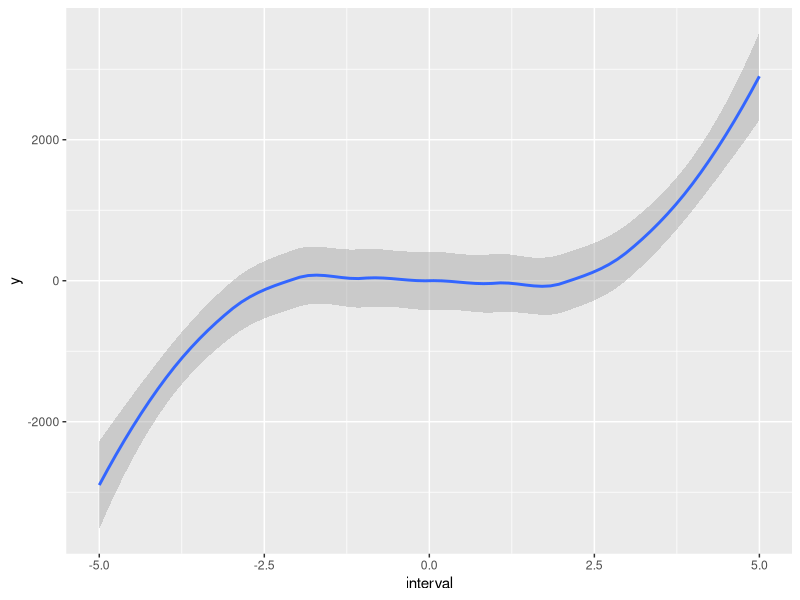

Source code (R):
## ---- chunk 1
Power <- function() {
  print(2^3)
}

Power2 <- function(x,a) {
  print(x^a)
}

Power3 <- function(x,a) {
  return(x^a)
}
PlotPower <- function(interval,a) {
  y = rep(0,length(interval))
  j = 1
  for(i in interval) {
    y[j] = Power3(i,a)
    j = j+1
  }
  ggplot() + 
    geom_smooth(mapping = aes(x = interval, y = y))
}
## ---- chunk 2
library(tidyverse)

PlotPower(-5:5,5)

